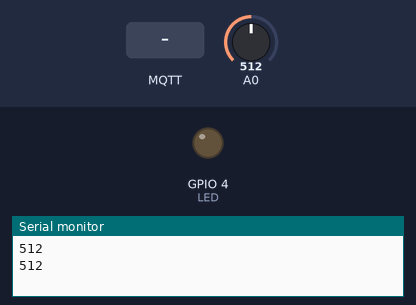
Recording of a sketch running on a simulated ESP8266 (NodeMCU). On the bench: output pins drawn as LEDs (lit = HIGH), the last lines printed to the serial monitor. Inputs (shaded band) come from the test bench; at power-on: A0 = 512. WiFi joins after 1.5 s; servers stay silent unless stated; no MQTT or app messages arrive unless stated.

Above: at 2.7 s.
2.8 s: MQTT message "on" arrives on the first subscribed topic
At 3.7 s:
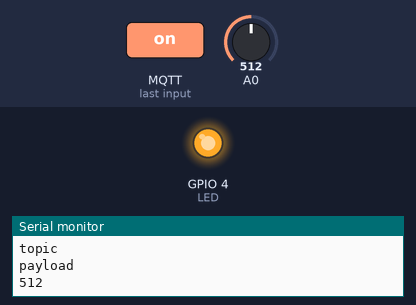
4.3 s: MQTT message "off" arrives on the first subscribed topic
At 4.8 s:
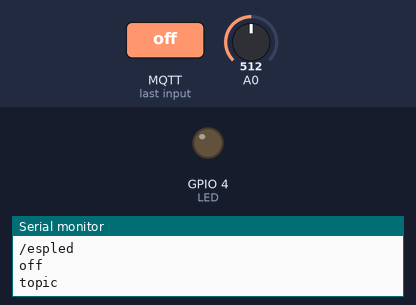
Timing chart, 0 to 7.3 s (numbered marks = the images above; inputs shaded):
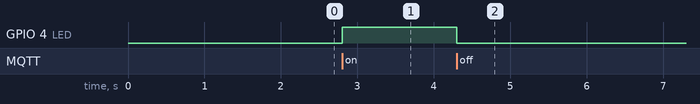

Measured:
- after the input at 2.8 s, GPIO 4 (LED): LOW → HIGH at once
- after the input at 4.3 s, GPIO 4 (LED): HIGH → LOW at once

The sketch:

lightState.ino
```cpp
#include <ESP8266WiFi.h>
#include <PubSubClient.h>

// WiFi/MQTT parameters
#define WLAN_SSID       "dan_2"
#define WLAN_PASS       "supersecretpassword"
#define BROKER_IP       "192.168.1.13"
#define LED 4 //define

// wifi client and mqqt client
WiFiClient client;
PubSubClient mqttclient(client);
int lightstate;
String lightString;
char lightChar[50];

void callback (char* topic, byte* payload, unsigned int length) {
  Serial.println(topic);
  Serial.write(payload, length); //print incoming messages
  Serial.println("");

  payload[length] = '\0'; // add null terminator to byte payload so we can treat it as a string

  if (strcmp(topic, "/espled") == 0){
     Serial.println("topic");
     if (strcmp((char *)payload, "on") == 0){
        digitalWrite(LED, HIGH);
        Serial.println("payload");
     }
     if (strcmp((char *)payload, "off") == 0){
        digitalWrite(LED, LOW);
     }
  }
}

void setup() {
  Serial.begin(115200);
  pinMode(LED, OUTPUT);

  // connect to wifi
  WiFi.mode(WIFI_STA);
  WiFi.begin(WLAN_SSID, WLAN_PASS);
  while (WiFi.status() != WL_CONNECTED) {
    delay(500);
    Serial.print(F("."));
  }

  // print wifi info
  Serial.println(F("WiFi connected"));
  Serial.println(F("IP address: "));
  Serial.println(WiFi.localIP());

  // connect to mqtt server
  mqttclient.setServer(BROKER_IP, 1883);
  mqttclient.setCallback(callback);
  connect();

}

void loop() {
  if (!mqttclient.connected()) { //make sure mqqt is connected
    connect();
  }

  static const unsigned long REFRESH_INTERVAL = 1000; // ms
  static unsigned long lastRefreshTime = 0;
  if(millis() - lastRefreshTime >= REFRESH_INTERVAL)
  {
    lastRefreshTime += REFRESH_INTERVAL;
    lightstate = analogRead(A0);
    lightString = String(lightstate);
    lightString.toCharArray(lightChar, lightString.length()+1);
    mqttclient.publish("/light", lightChar);
    Serial.println(lightstate);
  }

  //Serial.println("tick");

  mqttclient.loop(); // run client
}

// connect to mqtt
void connect() {
  while (WiFi.status() != WL_CONNECTED) {
    Serial.println(F("Wifi issue"));
    delay(3000);
  }
  Serial.print(F("Connecting to MQTT server... "));
  while(!mqttclient.connected()) {
    if (mqttclient.connect(WiFi.macAddress().c_str())) {
      Serial.println(F("MQTT server Connected!"));
      mqttclient.subscribe("/espled");
    } else {
      Serial.print(F("MQTT server connection failed! rc="));
      Serial.print(mqttclient.state());
      Serial.println("try again in 10 seconds");
      // Wait 5 seconds before retrying
      delay(20000);
    }
  }
}
```
